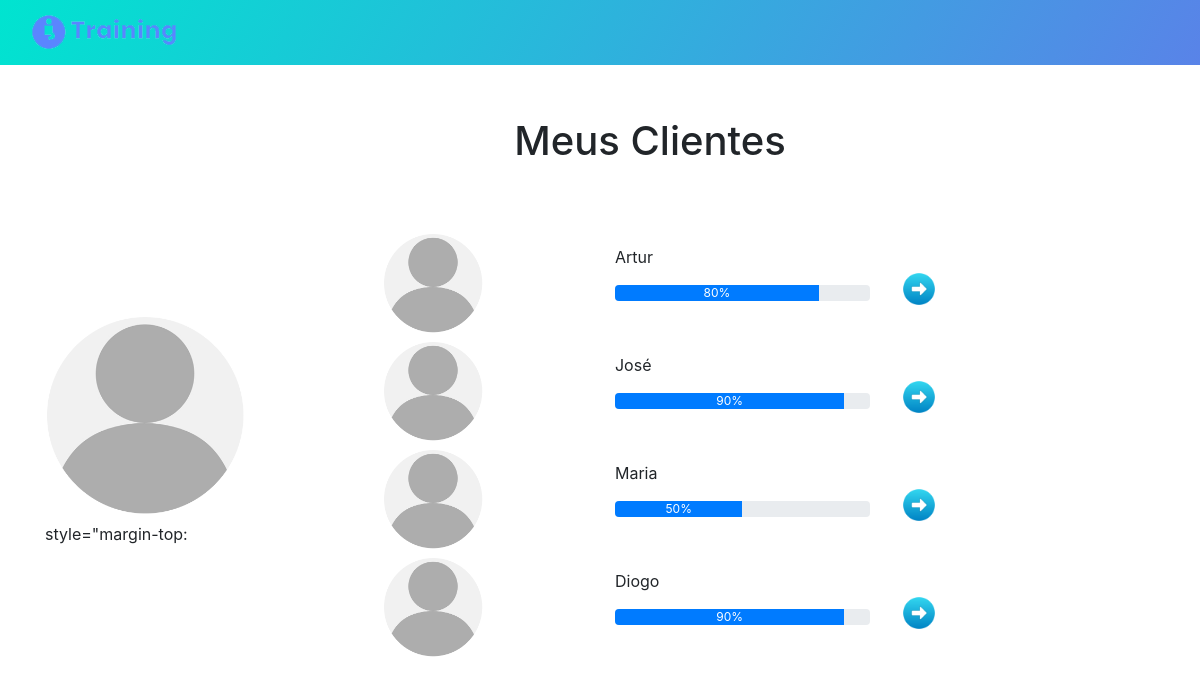
Before: /myclients with the older database file.
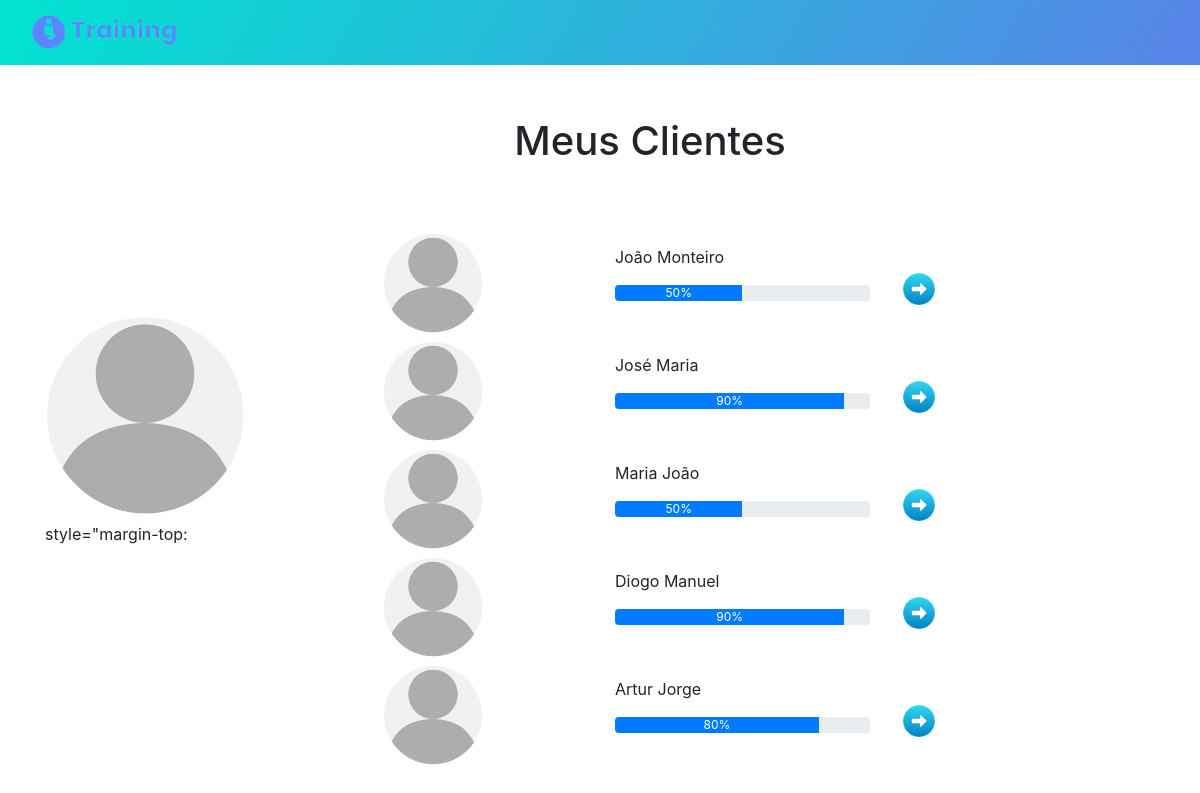
After: the same page with the newer database file.
### tables this page shows
CREATE TABLE CLIENT_DETAILS(
                                        [email] text, 
                                        [Client_Name] text, 
                                        [Password] text , 
                                        [Address] text, 
                                        [City] text,
                                        [Phone_Number] INTEGER,
                                        [Postal_Code] INTEGER, 
                                        [Birthday] text, 
                                        [Weight] INTEGER, 
                                        [Height] INTEGER, 
                                        [Obj] text, 
                                        [Problems] text);

### app.py (the view)
@app.route('/myclients')
def my_clients():
    lista_clients = get_all_clients()
    return render_template('myclients.html',lc = lista_clients)

### databases/database.py (called while the page is built)
def get_all_clients():
    conn = sqlite3.connect('databases/' + db)
    c = conn.cursor()
    c.execute('''SELECT * FROM CLIENT_DETAILS''')
    return c.fetchall()

### templates/myclients.html (shortened to what this page needs)
{% extends "base.html" %}
{% block content %}
<head>
    <link rel="stylesheet" href="{{ url_for('static', filename='css/bootstrap.min.css') }}">
    <link rel="stylesheet" href="{{ url_for('static', filename='css/ionicons.min.css') }}">
</head>
<body>
        <section class="portfolio-block projects-with-sidebar">
            <div class="container">
                <div class="row center d-flex align-items-center myheight myheader">
                    <div class="col">
                        <h1 style="padding-left: 100px;">Meus Clientes</h1>
                    </div>
                </div>
                <div class="row">
                    <div class="col-md-3"><img src="{{ url_for('static', filename='/img/avatar.jpg') }}" style="height: 200px;width: 200px;margin-top: 90px;"><input class="form-control-plaintext bg-white border-white shadow-none" type="text" value={{current_user.name}} style="margin-top: 1px;margin-right: 10px;margin-bottom: 10px;margin-left: 40px;padding: 10px;"></div>
                    <div class="col-md-9">
                        {% for x in lc%}
                        <div class="row">
                            <div class="col-md-6 col-lg-4 project-sidebar-card"><a href="#"></a><img class="rounded-circle img-fluid image scale-on-hover" src="{{ url_for('static', filename='img/avatar.jpg') }}" style="width: 100px;height: 100 px;margin: 0px;margin-top: 8px;margin-right: 0px;margin-left: 53px;"></div>
                            <div class="col-md-6 col-lg-4 project-sidebar-card"><a href="#"></a>
                                <p style="margin-top: 20px;">{{x[1]}}</p>
                                <div class="progress" style="margin-top: auto;">
                                    <div class="progress-bar" aria-valuenow="50" aria-valuemin="0" aria-valuemax="100" style="width: {{x[8]}}%">{{x[8]}}%</div>
                                </div>
                            </div>
                            <div class="col-md-6 col-lg-4 project-sidebar-card"><a href="{{ url_for('addtrain') }}"><img class="rounded-circle" src="{{ url_for('static', filename='img/circled.jpg') }}" style="margin-top: 45px;background: rgba(248,249,250,0);padding: 0px;width: 38px;"></a></div>
                        </div>
                        {% endfor%}
                        </div>
                    </div>
                </div>
        </section>
    </body>
{% endblock %}

Changed rows visible on the page:
changed CLIENT_DETAILS: Client_Name "Artur" → "João Monteiro"; Weight "80" → "50"
changed CLIENT_DETAILS: Client_Name "José" → "José Maria"
changed CLIENT_DETAILS: Client_Name "Maria" → "Maria João"
changed CLIENT_DETAILS: Client_Name "Diogo" → "Diogo Manuel"
added CLIENT_DETAILS: Client_Name "Artur Jorge", Weight "80"
